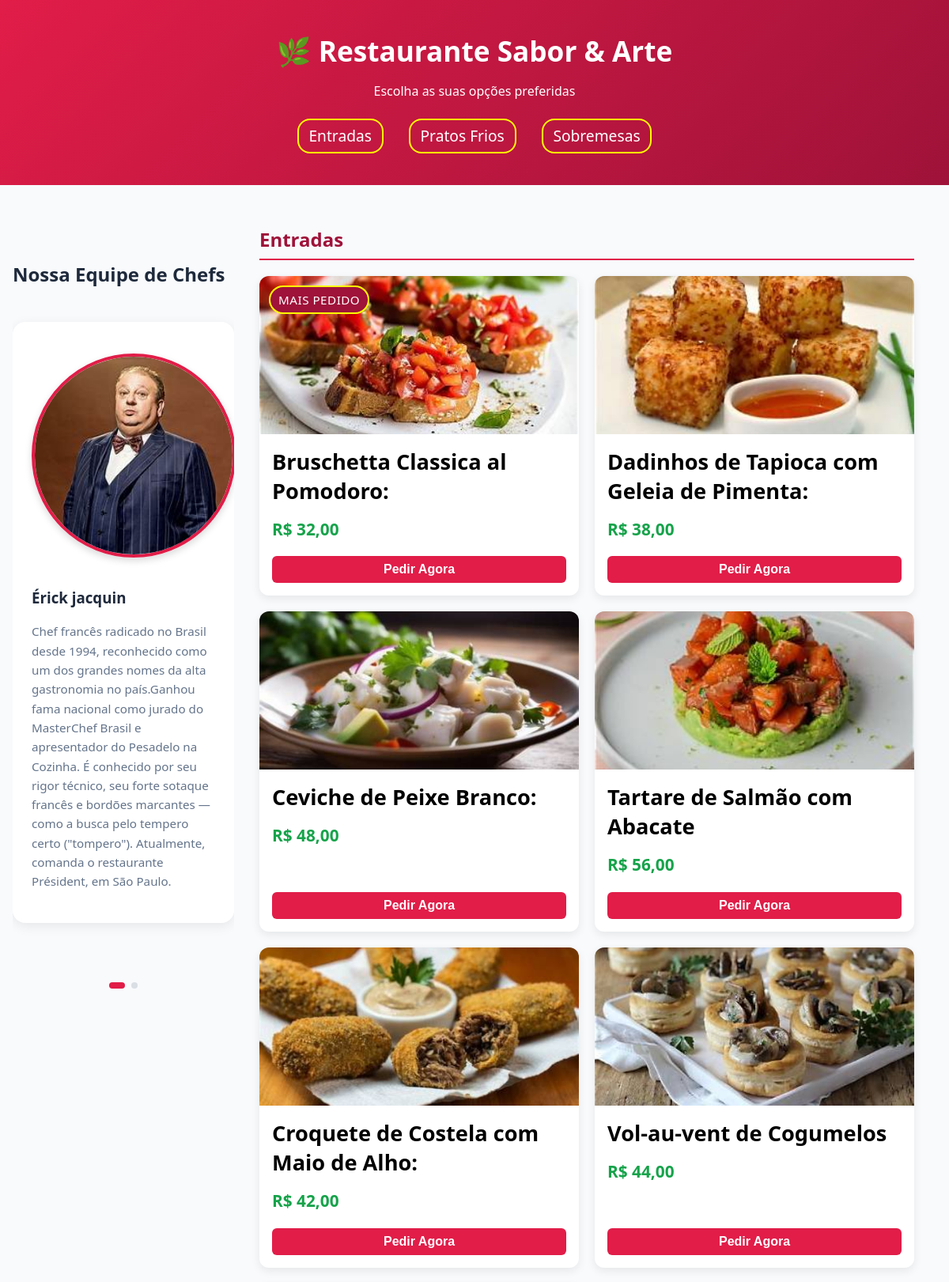
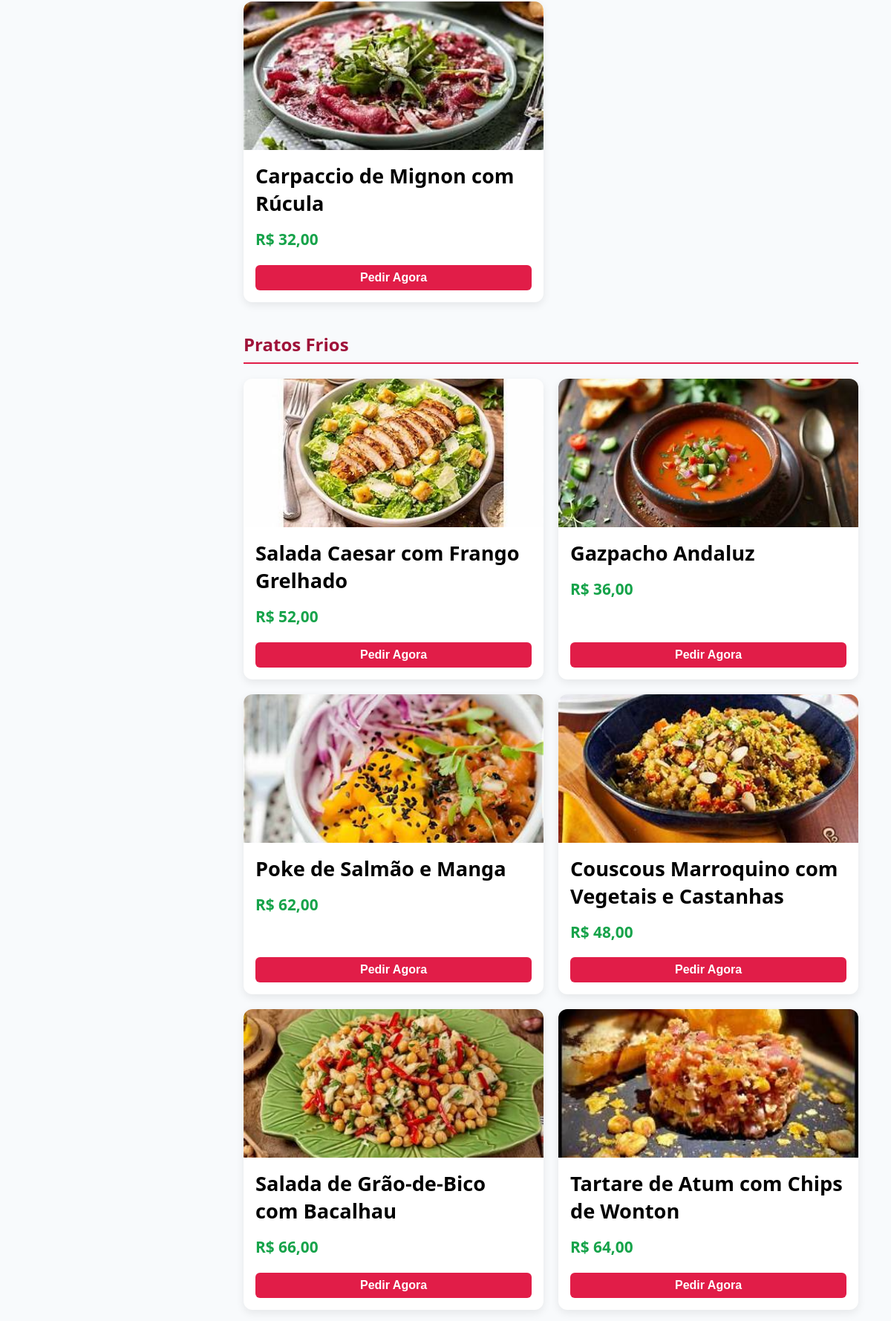
The page / (upper part) on the database its author committed (2 pictures, top to bottom).
### cardapio/models.py (models this page shows, shortened)
class Categoria(models.Model):
    nome = models.CharField(max_length=100)
    ordem = models.IntegerField(default=0)
    class Meta:
        ordering = ['ordem', 'nome']

class Chef(models.Model):
       nome = models.CharField(max_length=100)
       carg0 = models.CharField(max_length=100, default="Chef Exercutivo")
       bio = models.TextField(verbose_name="Descrição/Biografia")
       foto = models.ImageField(upload_to='chef/')
       ativo = models.BooleanField(default=False,help_text="Exibir no site")

class Prato(models.Model):
    categoria = models.ForeignKey(Categoria, on_delete=models.CASCADE, related_name='pratos')
    nome = models.CharField(max_length=150)
    descricao = models.TextField(verbose_name='Descrição')
    preco = models.DecimalField(max_digits=8, decimal_places=2, verbose_name='Preço')
    imagem = models.ImageField(upload_to='pratos/',null =True, blank=True,verbose_name='Image do Prato')
    disponivel = models.BooleanField(default=True, verbose_name='Disponível')
    destaque = models.BooleanField(default=False,verbose_name="Destaques dos Mais Pedidos")

### cardapio/views.py (the view)
# urls.py: path('', views.menu_mesa, name='cardapio'),
def menu_mesa(request, mesa_numero=None):
    if not mesa_numero:
        mesa_numero = request.GET.get('mesa', 1)
    mesa = get_object_or_404(Mesa, numero=mesa_numero)
    pedidos_ativos = Pedido.objects.filter(mesa=mesa).exclude(status='CONCLUIDO')
    itens_comanda = ItemPedido.objects.filter(pedido__in=pedidos_ativos)
    total_comanda = sum(item.quantidade * (item.preco_unitario if hasattr(item, 'preco_unitario') else item.prato.preco) for item in itens_comanda)
    categorias = Categoria.objects.all()
    pratos = Prato.objects.all()
    chefs = Chef.objects.all()
    return render(request, 'cardapio/menu.html', {
        'mesa': mesa,
        'itens_comanda': itens_comanda,
        'total_comanda': total_comanda,
        'categorias': categorias,
        'pratos': pratos,
        'chefs': chefs,
    })

### cardapio/models.py (called while the page is built)
    @property
    def subtotal(self):
        return self.preco_unitario * self.quantidade

### cardapio/templates/cardapio/menu.html (shortened to what this page needs)
{% load static %}
<!DOCTYPE html>
<html lang="pt-br">
<head>
    <link rel="stylesheet" href="{% static 'css/cardapio.css' %}?v=5">
    <link rel="stylesheet" href="https://cdn.jsdelivr.net/npm/swiper@11/swiper-bundle.min.css" />
</head>
<body>
    <header class="header">
        <h1>🌿 Restaurante Sabor & Arte</h1>
        <p>Escolha as suas opções preferidas</p>
        <nav class="nav-bar">
            <ul>
                {% for categoria in categorias %}
                <li><a href="#cat-{{ categoria.id }}">{{ categoria.nome }}</a></li>
                {% empty %}
                <li><a href="#">Menu</a></li>
                {% endfor %}
            </ul>
        </nav>
    </header>
    <main class="cardapio-layout container">
        <aside class="coluna-chefs">
            <section class="chefs-secao">
                <h2 class="titulo-secao">Nossa Equipe de Chefs</h2>
                <div class="swiper carrossel-chefe">
                    <div class="swiper-wrapper">
                        {% for chef in chefs %}
                        <div class="swiper-slide">
                            <div class="card-chef">
                                {% if chef.foto %}
                                <img src="{{ chef.foto.url }}" alt="{{ chef.nome }}" class="chef-foto">
                                {% else %}
                                <img src="https://via.placeholder.com/140" alt="{{ chef.nome }}" class="chef-foto">
                                {% endif %}
                                <h3>{{ chef.nome }}</h3>
                                <p class="chef-bio">{{ chef.bio }}</p>
                            </div>
                        </div>
                        {% empty %}
                        <p>Nenhum chef cadastrado.</p>
                        {% endfor %}
                    </div>
                    <div class="swiper-pagination"></div>
                </div>
            </section>
        </aside>
        <section class="coluna-pratos">
            {% for categoria in categorias %}
            <div id="cat-{{ categoria.id }}" class="categoria-secao">
                <h2>{{ categoria.nome }}</h2>
                <div class="pratos-grid">
                    {% for prato in categoria.pratos.all %}
                    <div class="prato-card">
                        {% if prato.destaque %}
                        <span class="badge-destaque">MAIS PEDIDO</span>
                        {% endif %}
                        {% if prato.imagem %}
                        <img src="{{ prato.imagem.url }}" alt="{{ prato.nome }}" class="prato-img">
                        {% endif %}
                        <div class="prato-info">
                            <h3>{{ prato.nome }}</h3>
                            <p class="preco">R$ {{ prato.preco }}</p>
                            <button class="btn-pedir" data-id="{{ prato.id }}" data-nome="{{ prato.nome }}"
                                data-preco="{{ prato.preco|stringformat:'.2f' }}">
                                Pedir Agora
                            </button>
                        </div>
                    </div>
                    {% empty %}
                    <p>Nenhum prato cadastrado nesta categoria.</p>
                    {% endfor %}
                </div>
            </div>
            {% empty %}
            <p>Nenhuma categoria cadastrada.</p>
            {% endfor %}
        </section>
    </main>
</body>
</html>

### static/css/cardapio.css (style rules this page uses)
:root { --primary-red: #e11d48; --primary-dark-red: #9f1239; --accent-red: #f50707; --accent-yellow: rgb(255, 255, 0); --bg-body: #f8fafc; --bg-card: #ffffff; --text-primary: #1e293b; --text-dark: #000000; --text-muted: #64748b; --text-light: #ffffff; --price-green: #16a34a; --shadow-card: rgba(0, 0, 0, 0.08); --shadow-card-hover: rgba(0, 0, 0, 0.12); }
html { scroll-behavior: smooth; }
body { font-family: system-ui, -apple-system, sans-serif; background-color: var(--bg-body); color: var(--text-primary); margin: 0; padding: 0; }
.header { background: linear-gradient(135deg, var(--primary-red) 0%, var(--primary-dark-red) 100%); color: var(--text-light); text-align: center; padding: 2.5rem 1rem; }
.header h1 { margin: 0; font-size: 2.2rem; }
.nav-bar { margin-top: 1.5rem; }
.nav-bar ul { list-style: none; padding: 0; margin: 0; display: flex; justify-content: center; gap: 2rem; flex-wrap: wrap; }
.nav-bar a { color: var(--text-light); background-color: transparent; border: 2px solid var(--accent-yellow); border-radius: 1rem; padding: 0.4rem 0.8rem; display: inline-block; text-decoration: none; font-weight: 500px; font-size: 1.2rem; transition: all 0.2s; }
.container { max-width: 95%; margin: 2rem 0 2rem 1rem; padding: 0 ; }
.cardapio-layout { display: grid; grid-template-columns: 280px 1fr; gap: 2.0rem; align-items: start; }
.categoria-secao { margin-bottom: 2.5rem; }
.categoria-secao h2 { border-bottom: 2px solid var(--primary-red); padding-bottom: 0.5rem; color: var(--primary-dark-red); }
.chefs-secao { margin-top: 4rem; margin-bottom: 4rem; text-align: left; }
.carrossel-chefe { padding: 1.5rem 0 3rem 0 !important; margin-left: 0 !important; margin-right: auto !important; }
.card-chef { background-color: var(--bg-card); border-radius: 16px; padding: 2.5rem 1.5rem; text-align: left; box-shadow: 0 4px 15px var(--shadow-card); display: flex; flex-direction: column; align-items: flex-start; }
.chef-foto { width: 250px; height:250px; border-radius: 50%; object-fit: cover; object-position:auto; margin-bottom: 1.2rem; border: 4px solid var(--primary-red); box-shadow: 0 4px 10px rgba(0, 0, 0, 0.15); }
.chef-bio { font-size: 0.95rem; color: var(--text-muted); line-height: 1.6; margin: 0; }
.pratos-grid { display: grid; grid-template-columns: repeat(auto-fill, minmax(400px, 1fr)); gap: 20px; margin-top: 20px; }
.prato-card { position: relative; background-color: var(--bg-card); border-radius: 12px; overflow: hidden; box-shadow: 0 4px 12px var(--shadow-card); display: flex; flex-direction: column; height: 100%; z-index: 1; transition: transform 0.3s ease, box-shadow 0.3s ease; }
.badge-destaque { position: absolute; top: 12px; left: 12px; z-index: 10; background-color:var(--primary-dark-red); color: var(--text-light); font-size: 0.95rem; font-weight: 20px; text-transform: uppercase; padding:6px 10px; border: 2px solid var(--accent-yellow); border-radius: 20px; box-shadow: var(--text-primary); letter-spacing: 0.5px; }
.prato-card::before { content: ''; position: absolute; bottom: 0; left: 0; width: 100%; height: 0; background-color: var(--primary-dark-red); z-index: 1; transition: height 1s ease-in-out; }
.prato-img { width: 100%; height: 200px; object-fit: cover; display: block; position: relative; z-index: 2; }
.prato-info { padding: 16px; display: flex; flex-direction: column; flex-grow: 1; position: relative; z-index: 2; }
.prato-info h3 { margin: 0 0 8px 0; font-size: 1.7rem; color: var(--text-dark); }
.prato-info .preco { font-size: 1.3rem; font-weight: bold; color: var(--price-green); align-items: center; margin-top: 8px; }
.prato-info h3, .prato-info .preco { transition: color 1s ease-in-out; }
.btn-pedir { margin-top:auto; padding: 8px 12px; background-color: var(--primary-red); color: var(--text-light); font-size:1rem; border:none; border-radius:6px; font-weight: bold; cursor: pointer; transition: background-color 0.2s; }

### rows shown on the page
Categoria: nome "Entradas"
Categoria: nome "Pratos Frios"
Categoria: nome "Sobremesas"
Chef: foto (picture), nome "Érick jacquin", bio "Chef francês radicado no Brasil desde 1994, reconhecido como um dos grandes nomes da alta gastronomia no país.Ganhou fama nacional como jurado do MasterChef Brasil e apresentador do Pesadelo na Cozinha. É conhecido por seu rigor técnico, seu forte sotaque francês e bordões marcantes — como a busca pelo tempero certo (\"tompero\"). Atualmente, comanda o restaurante Président, em São Paulo."
Prato: destaque "MAIS PEDIDO", imagem (picture), nome "Bruschetta Classica al Pomodoro:", preco "32,00"
Prato: imagem (picture), nome "Dadinhos de Tapioca com Geleia de Pimenta:", preco "38,00"
Prato: imagem (picture), nome "Ceviche de Peixe Branco:", preco "48,00"
Prato: imagem (picture), nome "Tartare de Salmão com Abacate", preco "56,00"
Prato: imagem (picture), nome "Croquete de Costela com Maio de Alho:", preco "42,00"
Prato: imagem (picture), nome "Vol-au-vent de Cogumelos", preco "44,00"
Prato: imagem (picture), nome "Carpaccio de Mignon com Rúcula", preco "32,00"
Prato: imagem (picture), nome "Salada Caesar com Frango Grelhado", preco "52,00"
Prato: imagem (picture), nome "Gazpacho Andaluz", preco "36,00"
Prato: imagem (picture), nome "Poke de Salmão e Manga", preco "62,00"
Prato: imagem (picture), nome "Couscous Marroquino com Vegetais e Castanhas", preco "48,00"
Prato: imagem (picture), nome "Salada de Grão-de-Bico com Bacalhau", preco "66,00"
Prato: imagem (picture), nome "Tartare de Atum com Chips de Wonton", preco "64,00"
